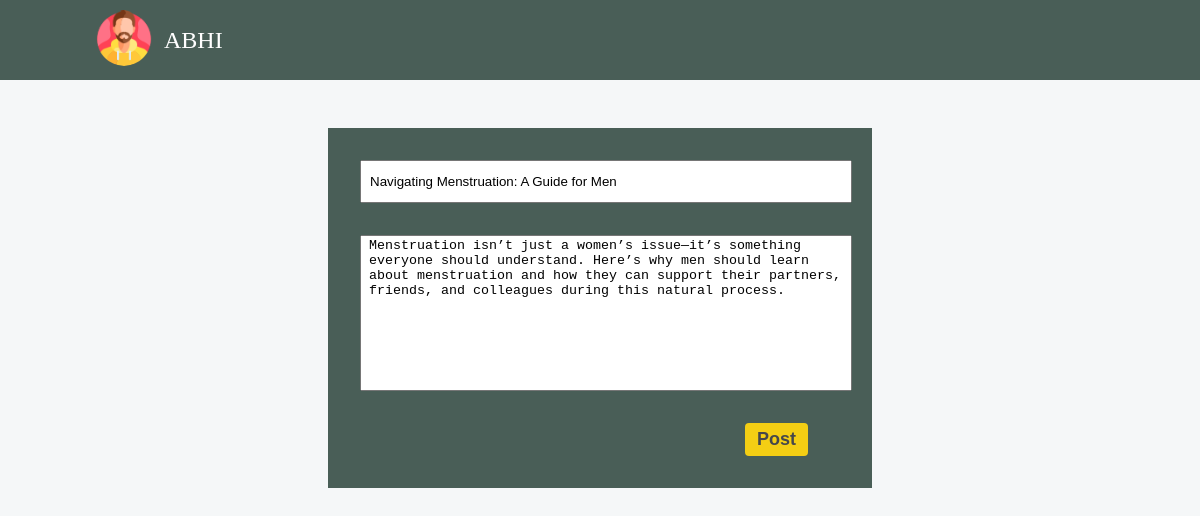
Page /update/28/ (signed in) on the committed database.
### blogs/models.py (models this page shows, shortened)
class Blog(models.Model):
    title = models.CharField(max_length=100)
    desc = models.TextField()
    date_posted = models.DateField()
    is_archived = models.BooleanField(default=False)
    owner = models.ForeignKey(User, on_delete=models.CASCADE)

### blogs/views.py (the view, shortened to what this page needs)
# urls.py: path('update/<int:pk>/', BlogUpdateView.as_view(), name='blog-update'),
class BlogUpdateView(LoginRequiredMixin, UpdateView):
    model = Blog
    template_name = "blog/blog.html"
    fields = ['title', 'desc']
    success_url = reverse_lazy('home')
    login_url = 'login-account'
    redirect_field_name = 'redirected_to'
    def get(self, request, **kwargs):
        self.request.session[self.redirect_field_name] = self.request.META.get('HTTP_REFERER')
        return super().get(request, **kwargs)
    def get_queryset(self):
        queryset = super().get_queryset()
        return queryset.filter(owner = self.request.user)

### blogs/templates/blog/blog.html (shortened to what this page needs)
{% load static %}
<!DOCTYPE html>
<html lang="en">
<head>
</head>
<body>
    <nav>
        <div class="left">
            <a href="{% url 'home' %}"><img src="{% static 'images/man.png' %}" alt="avatar" class="circle-avatar"></a>
            <a href="#" class="user-title">{{request.user.first_name}}</a>
        </div>
    </nav>
    <form method="POST">
        {% if blog %}
            <input type="text" name="title" class="inp inp-title" placeholder="Blog Title" value="{{blog.title}}">
            <textarea name="desc" cols="30" rows="10" class="inp" placeholder="Write your Blog">{{blog.desc}}</textarea>
            <button type="submit" class="btn-post">Post</button>
        {% else %}
            <input type="text" name="title" class="inp inp-title" placeholder="Blog Title">
            <textarea name="desc" cols="30" rows="10" class="inp" placeholder="Write your Blog"></textarea>
            <button type="submit" class="btn-post">Post</button>
        {% endif %}
    </form>
</body>
</html>

### blogs/templates/blog/blog.html (style rules this page uses)
:root { --primary: #F5F7F8; --secondary: #F4CE14; --tertiary: #495E57; --darkest: #45474B; }
body { background-color: var(--primary); padding: 0; margin: 0; display: flex; justify-content: center; }
nav { position: fixed; top: 0; left: 0; right: 0; height: 5rem; background-color: var(--tertiary); display: flex; justify-content: space-between; align-items: center; }
nav>.left { display: flex; margin-left: 6rem; justify-content: space-between; }
.circle-avatar { width: 56px; height: 56px; border-radius: 28px; align-self: center; }
.user-title { align-self: center; text-decoration: none; font-size: 24px; margin-left: 12px; color: white; text-transform: uppercase; }
.btn-post { border: none; background-color: var(--secondary); padding: 6px 12px; border-radius: 4px; color: var(--darkest); text-decoration: none; font-size: large; font-weight: bold; margin-right: 2rem; transition: all .12s ease; align-self: flex-end; transition: all .12s ease; }
form { margin-top: 8rem; display: flex; flex-direction: column; background-color: var(--tertiary); padding: 2rem; width: 40%; gap: 2rem; }
.inp-title { padding: 12px 0; }
.inp { align-self: flex-start; width: 100%; padding-left: 8px; }
textarea { resize: none; }

### rows in the picture
Blog: title "Navigating Menstruation: A Guide for Men", desc "Menstruation isn’t just a women’s issue—it’s something everyone should understand. Here’s why men should learn about menstruation and how they can support their partners, friends, and colleagues during this natural process."

### other values in the picture
{{ request.user.first_name }} "ABHI"
